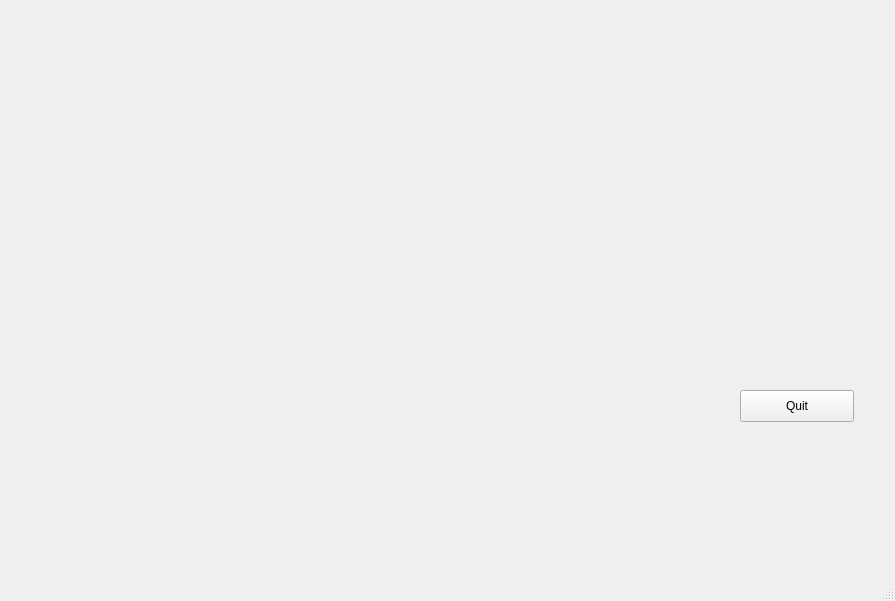
<?xml version="1.0" encoding="UTF-8"?>
<ui version="4.0">
 <class>MainWindow</class>
 <widget class="QMainWindow" name="MainWindow">
  <property name="geometry">
   <rect>
    <x>0</x>
    <y>0</y>
    <width>895</width>
    <height>601</height>
   </rect>
  </property>
  <property name="windowTitle">
   <string>MainWindow</string>
  </property>
  <widget class="QWidget" name="centralwidget">
   <widget class="QWidget" name="plot_widget" native="true">
    <property name="geometry">
     <rect>
      <x>29</x>
      <y>29</y>
      <width>681</width>
      <height>501</height>
     </rect>
    </property>
   </widget>
   <widget class="QPushButton" name="quitButton">
    <property name="geometry">
     <rect>
      <x>740</x>
      <y>390</y>
      <width>114</width>
      <height>32</height>
     </rect>
    </property>
    <property name="text">
     <string>Quit</string>
    </property>
   </widget>
  </widget>
  <widget class="QMenuBar" name="menubar">
   <property name="geometry">
    <rect>
     <x>0</x>
     <y>0</y>
     <width>895</width>
     <height>22</height>
    </rect>
   </property>
  </widget>
  <widget class="QStatusBar" name="statusbar"/>
 </widget>
 <resources/>
 <connections/>
</ui>
